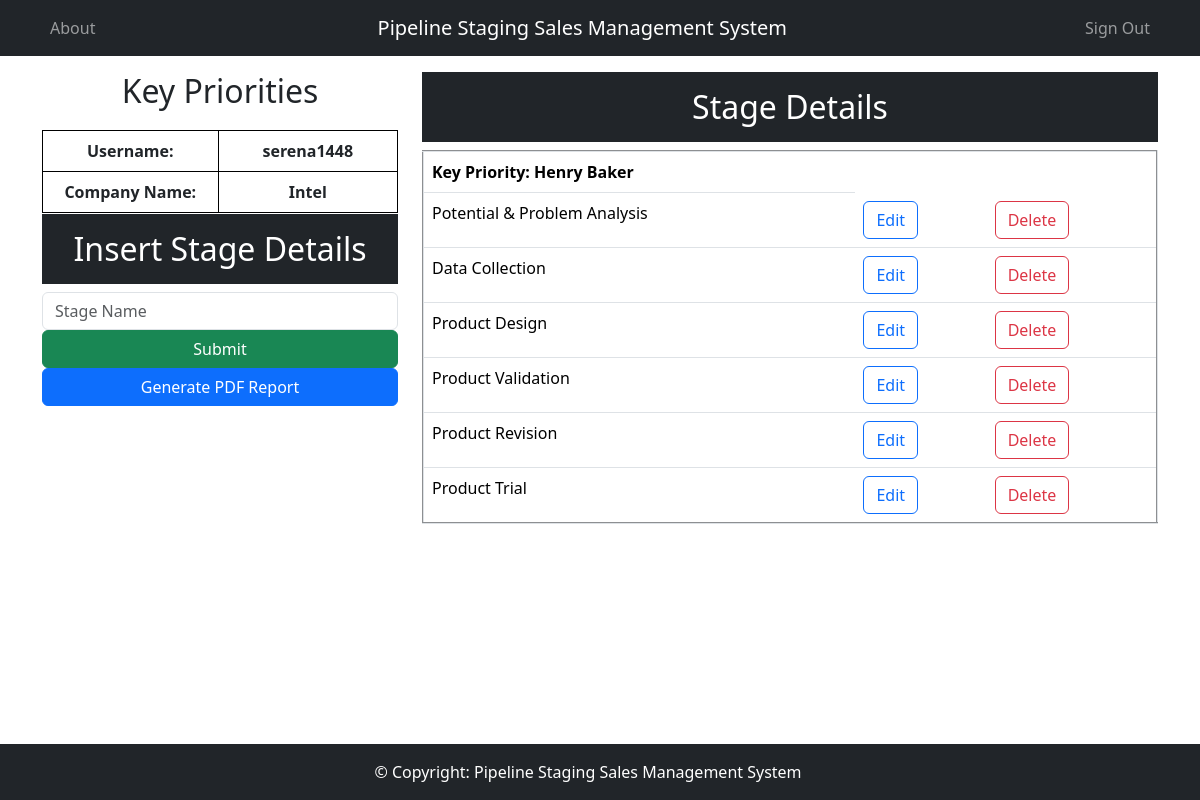
Page /SalesManagementSystemApp/KeyPriorities/RD/serena1448/Intel/ on the committed database.
### SalesManagementSystemApp/models.py (models this page shows, shortened)
class RDStage(models.Model):
    custom_stage = models.CharField(max_length=150)

### SalesManagementSystemApp/views.py (the view)
# urls.py: path('SalesManagementSystemApp/KeyPriorities/RD/<str:username>/<str:company_name>/', views.RDMethod, name = 'RD'),
def RDMethod(request, username, company_name):
    data = RDStage.objects.all()
    context = {'data': data, 'username': username, 'company_name': company_name}
    return render(request, "SalesManagementSystemApp/RD.html", context)

### SalesManagementSystemApp/templates/SalesManagementSystemApp/RD.html (shortened to what this page needs)
{% load static %}
<!DOCTYPE HTML>
<html lang="en">
<head>
    <link href="https://cdn.jsdelivr.net/npm/bootstrap@5.3.3/dist/css/bootstrap.min.css" rel="stylesheet">
    <link rel="stylesheet" href="{% static 'SalesManagementSystemApp/css/newrdstyles.css' %}">
</head>
<body>
<nav class="navbar navbar-expand-lg navbar-dark bg-dark">
    <div class="container">
        <div class="collapse navbar-collapse justify-content-flex-start">
            <ul class="navbar-nav">
                 <li class="nav-item">
                    <a class="nav-link"
                href="{%url 'SalesManagementSystemApp:About'%}">About</a>
                </li>
            </ul>
        </div>
        <nav class="navbar-brand">Pipeline Staging Sales Management System</nav>
         <div class="collapse navbar-collapse justify-content-end">
             <ul class="navbar-nav">
               <li class="nav-item">
                    <a class="nav-link"
                href="{%url 'SalesManagementSystemApp:SignOut'%}">Sign Out</a>
                </li>
                </ul>
        </div>
    </div>
  </nav>
{% block content %}
<div class="container mt-3">
    <div class="row">
        <div class="col-md-4">
            <div class="form-headingdetail">
                <h2>Key Priorities</h2>
            </div>
            <div class="tableusers">
                <table border="2">
                    <tbody>
                        <tr>
                            <td><b>Username:</b></td>
                            <td><b>{{ username }}</b></td>
                        </tr>
                        <tr>
                            <td><b>Company Name:</b></td>
                            <td><b>{{ company_name }}</b></td>
                        </tr>
                    </tbody>
                </table>
            </div>
        </div>
        <div class="col-md-8">
    <h2 class="text-center text-white bg-dark p-3">Stage Details</h2>
<table class="table" border = "2">
        <thead>
            <tr>
                <th scope="col">Key Priority: Henry Baker</th>
            </tr>
        </thead>
        <tbody>
            {% for d in data %}
                <tr>
                    <td>{{ d.custom_stage }}</td>
                    <td><a type="button" href="{% url 'SalesManagementSystemApp:RDTableUpdateStage' id=d.id username=username company_name=company_name  %}" class="btn btn-outline-primary">Edit</a></td>
                    <td><a type="button" href="{% url 'SalesManagementSystemApp:RDTableDeleteStage' id=d.id username=username company_name=company_name stage_name=d.custom_stage %}" class="btn btn-outline-danger">Delete</a></td>
                </tr>
            {% endfor %}
        </tbody>
    </table>
</div>
<div class="fixed-container">
    <div class="container mt-1">
        <div class="row">
            <div class="col-md-4">
                <h2 class="text-center text-white bg-dark p-3">Insert Stage Details</h2>
                <form action="{% url 'SalesManagementSystemApp:RDTableInsertStage' username=username company_name=company_name %}" method="POST">
                    <div class="form-group">
                        <input type="text" class="form-control" placeholder="Stage Name" name="custom_stage">
                    </div>
                    <div class="d-grid gap-2">
                        <button class="btn btn-success" type="submit">Submit</button>
                    </div>
                </form>
                <div class="d-grid gap-2">
                    <a href="{% url 'SalesManagementSystemApp:RDTableGenerate_PDF' username=username company_name=company_name %}" class="btn btn-primary">Generate PDF Report</a>
                </div>
            </div>
        </div>
    </div>
</div>
 {% endblock content %}
<footer class="bg-dark text-white text-center text-lg-start fixed-bottom">
  <div class="container-fluid p-3 row justify-content-center">
    <div class="row">
     <div class="text-center">
       © Copyright: Pipeline Staging Sales Management System
     </div>
    </div>
  </div>
</footer>
  </body>
</html>

### SalesManagementSystemApp/static/SalesManagementSystemApp/css/newrdstyles.css (style rules this page uses)
.form-headingdetail { text-align: center; margin-bottom: 20px; }
.tableusers { margin: 0 auto; }
.tableusers table { border-collapse: collapse; }
.tableusers table, .tableusers th, .tableusers td { border: 1px solid black; padding: 8px; text-align: center; }
.tableusers td { width: 25%; }

### SalesManagementSystemApp/templates/SalesManagementSystemApp/RD.html (style rules this page uses)
.fixed-container { position: fixed; top: 210px; left: 50%; transform: translateX(-50%); z-index: 1000; }

### rows in the picture
RDStage: custom_stage "Potential & Problem Analysis"
RDStage: custom_stage "Data Collection"
RDStage: custom_stage "Product Design"
RDStage: custom_stage "Product Validation"
RDStage: custom_stage "Product Revision"
RDStage: custom_stage "Product Trial"

### other values in the picture
{{ username }} "serena1448"
{{ company_name }} "Intel"
